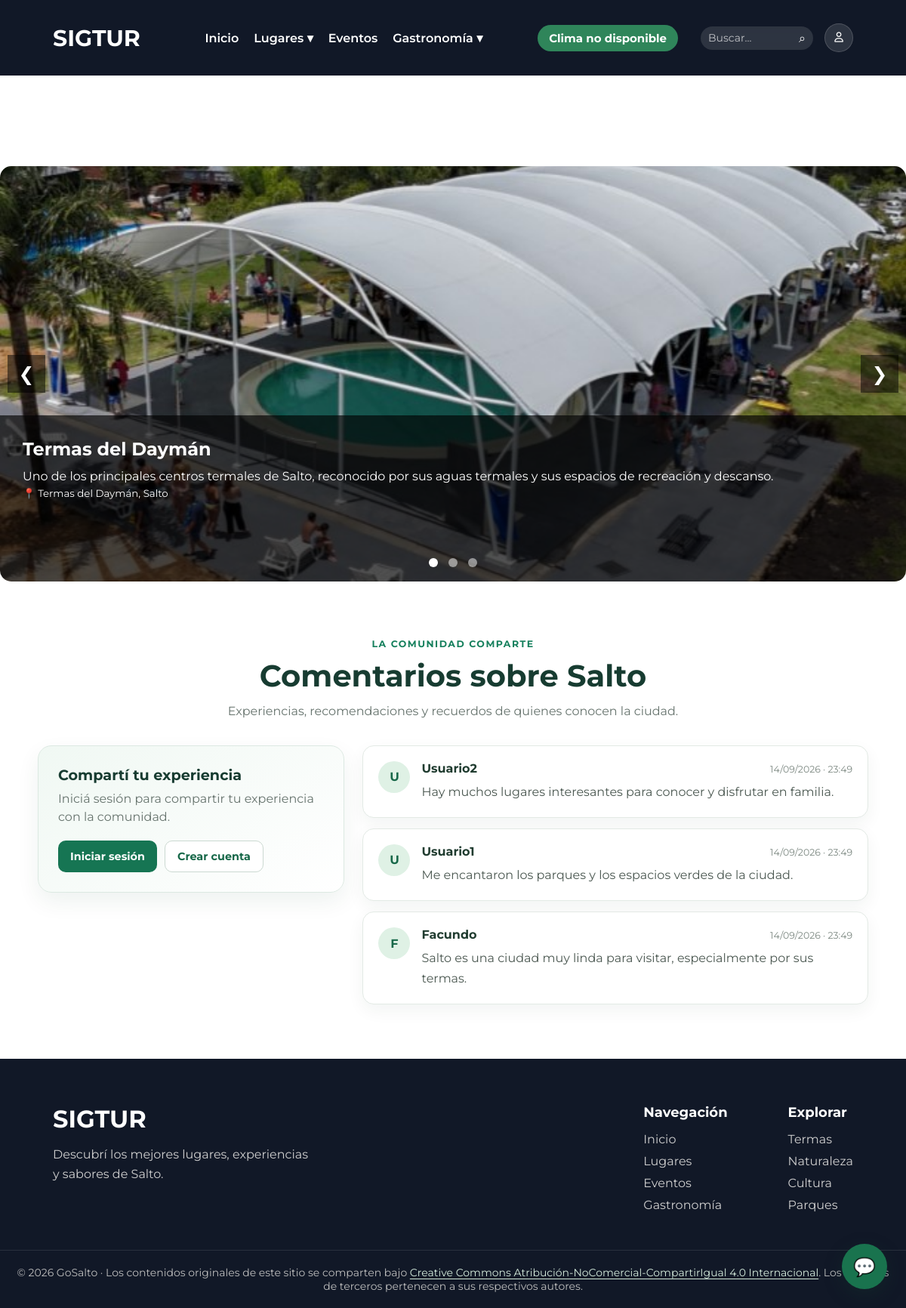
The page /pages/lugares/termas.php on the database its author committed.
### tables this page shows
CREATE TABLE `lugar` (
  `ID_LUGAR` int(11) NOT NULL,
  `NOMBRE` varchar(150) NOT NULL,
  `DESCRIPCION` text DEFAULT NULL,
  `DIRECCION` varchar(200) NOT NULL,
  `IMAGEN` varchar(255) DEFAULT NULL,
  `LATITUD` decimal(10,7) DEFAULT NULL,
  `LONGITUD` decimal(10,7) DEFAULT NULL
);

CREATE TABLE `comentario` (
  `ID_COMENTARIO` int(11) NOT NULL,
  `ID_USUARIO` int(11) NOT NULL,
  `COMENTARIO` text NOT NULL,
  `FECHA` datetime DEFAULT current_timestamp()
);

CREATE TABLE `usuario` (
  `ID_USUARIO` int(11) NOT NULL,
  `ID_ROL` int(11) NOT NULL,
  `NOMBRE` varchar(100) NOT NULL,
  `CONTRASENA` varchar(255) NOT NULL,
  `CORREO` varchar(150) NOT NULL
);

### config/config.php (called while the page is built, shortened)
<?php
function url($ruta)
{
    return BASE_URL . $ruta;
}
?>

### pages/lugares/termas.php (the view, shortened to what this page needs)
<?php
require_once("../../conexion.php");
$sql = "SELECT
            LUGAR.ID_LUGAR,
            LUGAR.NOMBRE,
            LUGAR.DESCRIPCION,
            LUGAR.DIRECCION,
            LUGAR.IMAGEN
        FROM LUGAR
        INNER JOIN LUGAR_CATEGORIA
            ON LUGAR.ID_LUGAR = LUGAR_CATEGORIA.ID_LUGAR
        WHERE LUGAR_CATEGORIA.ID_CATEGORIA = 5";
$lugares = $conexion->query($sql);
?>
<!DOCTYPE html>
<html lang="es">
<head>
    <link rel="stylesheet" href="../../assets/css/var.css">
    <link rel="stylesheet" href="../../assets/css/styles.css">
    <link rel="stylesheet" href="../../assets/css/componentes.css">
    <link rel="stylesheet" href="../../assets/css/style-secciones.css">
    <link rel="stylesheet" href="../../assets/css/slider.css">
    <link rel="stylesheet" href="../../assets/css/comments.css?v=3">
    <link rel="stylesheet" href="https://cdnjs.cloudflare.com/ajax/libs/font-awesome/6.7.2/css/all.min.css">
</head>
<body>
<main class="main-content pagina-interna">
<?php include("../../includes/navbar.php"); ?>
<section class="slider-container">
    <button class="slider-btn prev">❮</button>
    <?php
    $primer_slide = true;
    while ($lugar = $lugares->fetch_assoc()) {
    ?>
        <div class="slide <?= $primer_slide ? 'active' : '' ?>">
            <img
                src="../../<?= htmlspecialchars($lugar["IMAGEN"]) ?>"
                alt="<?= htmlspecialchars($lugar["NOMBRE"]) ?>"
            >
            <div class="slide-info">
                <h2>
                    <?= htmlspecialchars($lugar["NOMBRE"]) ?>
                </h2>
                <p>
                    <?= htmlspecialchars($lugar["DESCRIPCION"]) ?>
                </p>
                <?php if (!empty($lugar["DIRECCION"])) { ?>
                    <small>
                        📍 <?= htmlspecialchars($lugar["DIRECCION"]) ?>
                    </small>
                <?php } ?>
            </div>
        </div>
    <?php
        $primer_slide = false;
    }
    ?>
    <button class="slider-btn next">❯</button>
    <div class="slider-dots">
        <span class="dot active"></span>
        <span class="dot"></span>
        <span class="dot"></span>
    </div>
</section>
<?php include("../../includes/comments.php"); ?>
</main>
<?php include("../../includes/footer.php"); ?>
<?php include("../../includes/chat-widget.php"); ?>
</body>
</html>

### includes/comments.php (shortened to what this page needs)
<?php
require_once(__DIR__ . "/../conexion.php");
require_once(__DIR__ . "/../config/config.php");
try {
    $resultadoComentarios = $conexion->query(
        "SELECT COMENTARIO.COMENTARIO, USUARIO.NOMBRE, COMENTARIO.FECHA
         FROM COMENTARIO
         INNER JOIN USUARIO ON COMENTARIO.ID_USUARIO = USUARIO.ID_USUARIO
         ORDER BY COMENTARIO.ID_COMENTARIO DESC"
    );
} catch (mysqli_sql_exception $error) {
    error_log("No se pudieron cargar los comentarios: " . $error->getMessage());
    $resultadoComentarios = false;
}
?>
<section class="comentarios" id="comentarios">
    <header class="comentarios-header">
        <span class="comentarios-etiqueta">La comunidad comparte</span>
        <h2>Comentarios sobre Salto</h2>
        <p>Experiencias, recomendaciones y recuerdos de quienes conocen la ciudad.</p>
    </header>
    <div class="comentarios-contenido">
        <div class="comentario-formulario">
            <h3>Compartí tu experiencia</h3>
            <?php if (isset($_SESSION['id_usuario'])) { ?>
                <p class="comentario-sesion">
                    Publicando como <strong><?= htmlspecialchars($_SESSION['nombre'] ?? 'Usuario', ENT_QUOTES, 'UTF-8') ?></strong>
                </p>
                <form action="<?= htmlspecialchars(url('pages/guardar_comentario.php'), ENT_QUOTES, 'UTF-8') ?>" method="POST">
                    <input type="hidden" name="csrf_token" value="<?= htmlspecialchars($_SESSION['csrf_comentario'], ENT_QUOTES, 'UTF-8') ?>">
                    <input type="hidden" name="return_to" value="<?= htmlspecialchars($_SERVER['REQUEST_URI'] ?? '/', ENT_QUOTES, 'UTF-8') ?>">
                    <label for="texto-comentario">Tu comentario</label>
                    <textarea
                        id="texto-comentario"
                        name="comentario"
                        maxlength="2000"
                        rows="5"
                        placeholder="¿Qué te gustó de Salto? Compartí tu recomendación..."
                        required
                    ></textarea>
                    <div class="comentario-formulario-pie">
                        <small>Hasta 2000 caracteres</small>
                        <button type="submit">Publicar comentario</button>
                    </div>
                </form>
            <?php } else { ?>
                <p>Iniciá sesión para compartir tu experiencia con la comunidad.</p>
                <div class="comentario-acceso">
                    <a href="<?= htmlspecialchars(url('pages/login.php'), ENT_QUOTES, 'UTF-8') ?>">Iniciar sesión</a>
                    <a href="<?= htmlspecialchars(url('pages/register.php'), ENT_QUOTES, 'UTF-8') ?>">Crear cuenta</a>
                </div>
            <?php } ?>
        </div>
        <div class="comentarios-lista">
            <?php if ($resultadoComentarios === false) { ?>
                <p class="comentarios-vacio">No se pudieron cargar los comentarios en este momento. Intentá nuevamente más tarde.</p>
            <?php } elseif ($resultadoComentarios->num_rows === 0) { ?>
                <p class="comentarios-vacio">Todavía no hay comentarios. ¡Sé la primera persona en compartir su experiencia!</p>
            <?php } else { ?>
                <?php while ($comentario = $resultadoComentarios->fetch_assoc()) { ?>
                    <article class="comentario">
                        <div class="comentario-avatar" aria-hidden="true">
                            <?= htmlspecialchars(mb_strtoupper(mb_substr($comentario['NOMBRE'], 0, 1, 'UTF-8'), 'UTF-8'), ENT_QUOTES, 'UTF-8') ?>
                        </div>
                        <div class="comentario-detalle">
                            <div class="comentario-meta">
                                <h3><?= htmlspecialchars($comentario['NOMBRE'], ENT_QUOTES, 'UTF-8') ?></h3>
                                <time datetime="<?= htmlspecialchars($comentario['FECHA'], ENT_QUOTES, 'UTF-8') ?>">
                                    <?= htmlspecialchars(date('d/m/Y · H:i', strtotime($comentario['FECHA'])), ENT_QUOTES, 'UTF-8') ?>
                                </time>
                            </div>
                            <p><?= nl2br(htmlspecialchars($comentario['COMENTARIO'], ENT_QUOTES, 'UTF-8')) ?></p>
                        </div>
                    </article>
                <?php } ?>
            <?php } ?>
        </div>
    </div>
</section>

### assets/css/var.css (style rules this page uses)
:root { --fuente: 'Montserrat', sans-serif; --color-principal: rgb(255, 255, 255); --color-secundario : #f5f5f5; --color-principal-texto: rgb(0, 0, 0); --color-secundario-texto : #555; --color-redes: #333; --tamaño-principal-h1: 30px; --tamaño-principal-fuente: 15px; }

### assets/css/styles.css (style rules this page uses)
* { margin: 0; padding: 0; box-sizing: border-box; font-family: var(--fuente); }
html, body { width: 100%; min-height: 100%; scroll-behavior: smooth; }
body { display: flex; flex-direction: column; min-height: 100vh; }
main { flex: 1; }
.pagina-interna { padding-top:100px; flex:1; }

### assets/css/componentes.css (style rules this page uses)
.slider-container { position: relative; max-width: 1200px; height: 550px; margin: 120px auto 40px auto; overflow: hidden; border-radius: 15px; }
.slide { display: none; width: 100%; height: 100%; position: relative; }
.slide.active { display: block; }
.slide img { width: 100%; height: 100%; object-fit: cover; }
.slide-info { position: absolute; bottom: 0; left: 0; width: 100%; height: 40%; background: rgba(0,0,0,0.65); color: white; padding: 30px; box-sizing: border-box; }
.slide-info h2 { margin-bottom: 10px; }
.slide-info p { line-height: 1.5; }
.slider-btn { position: absolute; top: 50%; transform: translateY(-50%); background: rgba(0,0,0,0.5); color: white; border: none; width: 50px; height: 50px; cursor: pointer; font-size: 25px; z-index: 100; }
.prev { left: 10px; }
.next { right: 10px; }
.slider-dots { position: absolute; bottom: 15px; width: 100%; text-align: center; z-index: 100; }
.dot { width: 12px; height: 12px; background: rgba(255,255,255,0.5); border-radius: 50%; display: inline-block; margin: 0 5px; cursor: pointer; }
.dot.active { background: white; }

### assets/css/slider.css (style rules this page uses)
.slider-container { position: relative; max-width: 1200px; height: 550px; margin: 120px auto 40px auto; overflow: hidden; border-radius: 15px; }
.slide { display: none; width: 100%; height: 100%; position: relative; }
.slide.active { display: block; }
.slide img { width: 100%; height: 100%; object-fit: cover; }
.slide-info { position: absolute; bottom: 0; left: 0; width: 100%; height: 40%; background: rgba(0,0,0,0.65); color: white; padding: 30px; box-sizing: border-box; }
.slide-info h2 { margin-bottom: 10px; }
.slide-info p { line-height: 1.5; }
.slider-btn { position: absolute; top: 50%; transform: translateY(-50%); background: rgba(0,0,0,0.5); color: white; border: none; width: 50px; height: 50px; cursor: pointer; font-size: 25px; z-index: 100; }
.prev { left: 10px; }
.next { right: 10px; }
.slider-dots { position: absolute; bottom: 15px; width: 100%; text-align: center; z-index: 100; }
.dot { width: 12px; height: 12px; background: rgba(255,255,255,0.5); border-radius: 50%; display: inline-block; margin: 0 5px; cursor: pointer; }
.dot.active { background: white; }

### rows shown on the page
lugar: IMAGEN (picture), NOMBRE "Termas del Daymán", DESCRIPCION "Uno de los principales centros termales de Salto, reconocido por sus aguas termales y sus espacios de recreación y descanso.", DIRECCION "Termas del Daymán, Salto"
comentario: ID_USUARIO.NOMBRE "U", ID_USUARIO.NOMBRE "Usuario2", FECHA "14/09/2026 · 23:49", COMENTARIO "Hay muchos lugares interesantes para conocer y disfrutar en familia."
comentario: ID_USUARIO.NOMBRE "U", ID_USUARIO.NOMBRE "Usuario1", FECHA "14/09/2026 · 23:49", COMENTARIO "Me encantaron los parques y los espacios verdes de la ciudad."
comentario: ID_USUARIO.NOMBRE "F", ID_USUARIO.NOMBRE "Facundo", FECHA "14/09/2026 · 23:49", COMENTARIO "Salto es una ciudad muy linda para visitar, especialmente por sus termas."
